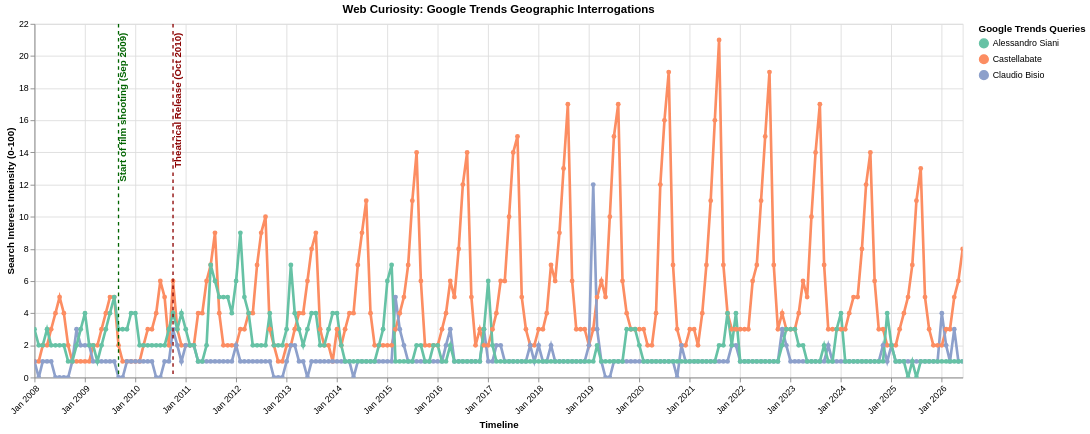

The specification (Vega-Lite) saved for this image:
### Vega-Lite specification from a JSON file in a GitHub repository (floating-point values rounded to 4 significant figures; data arrays with more than 128 entries replaced by an {"elided": "..."} marker saying what was removed)
{"config": {"view": {"continuousWidth": 300, "continuousHeight": 300}}, "layer": [{"data": {"name": "data-adbd032eaf146d1ec62ddbb949c7617a"}, "mark": {"type": "line", "point": true, "strokeWidth": 3}, "encoding": {"color": {"field": "Subject", "legend": {"title": "Google Trends Queries"}, "scale": {"scheme": "set2"}, "type": "nominal"}, "tooltip": [{"field": "Date", "format": "%B %Y", "type": "temporal"}, {"field": "Subject", "type": "nominal"}, {"field": "Search_Index", "type": "quantitative"}], "x": {"axis": {"format": "%b %Y", "labelAngle": -45}, "field": "Date", "title": "Timeline", "type": "temporal"}, "y": {"field": "Search_Index", "title": "Search Interest Intensity (0-100)", "type": "quantitative"}}, "name": "view_64ea2659a858bfce_0"}, {"data": {"name": "data-1ae09eb40f3e4c475b7fb0436294cb5f"}, "mark": {"type": "rule", "size": 1.5, "strokeDash": [4, 4]}, "encoding": {"color": {"field": "Color", "scale": null, "type": "nominal"}, "x": {"field": "Date", "type": "temporal"}}}, {"data": {"name": "data-1ae09eb40f3e4c475b7fb0436294cb5f"}, "mark": {"type": "text", "align": "right", "angle": 270, "baseline": "top", "dx": 5, "fontSize": 11, "fontWeight": "bold"}, "encoding": {"color": {"field": "Color", "scale": null, "type": "nominal"}, "text": {"field": "Event", "type": "nominal"}, "x": {"field": "Date", "type": "temporal"}, "y": {"value": 15}}}], "height": 400, "params": [{"name": "param_1e9efca18e7a2868", "select": {"type": "interval", "encodings": ["x", "y"]}, "bind": "scales", "views": ["view_64ea2659a858bfce_0"]}], "title": "Web Curiosity: Google Trends Geographic Interrogations", "width": 1050, "$schema": "https://vega.github.io/schema/vega-lite/v6.4.1.json", "datasets": {"data-adbd032eaf146d1ec62ddbb949c7617a": {"elided": "666 records"}, "data-1ae09eb40f3e4c475b7fb0436294cb5f": [{"Date": "2009-09-01T00:00:00", "Event": "Start of film shooting (Sep 2009)", "Color": "#006400"}, {"Date": "2010-10-01T00:00:00", "Event": "Theatrical Release (Oct 2010)", "Color": "#8B0000"}]}}
